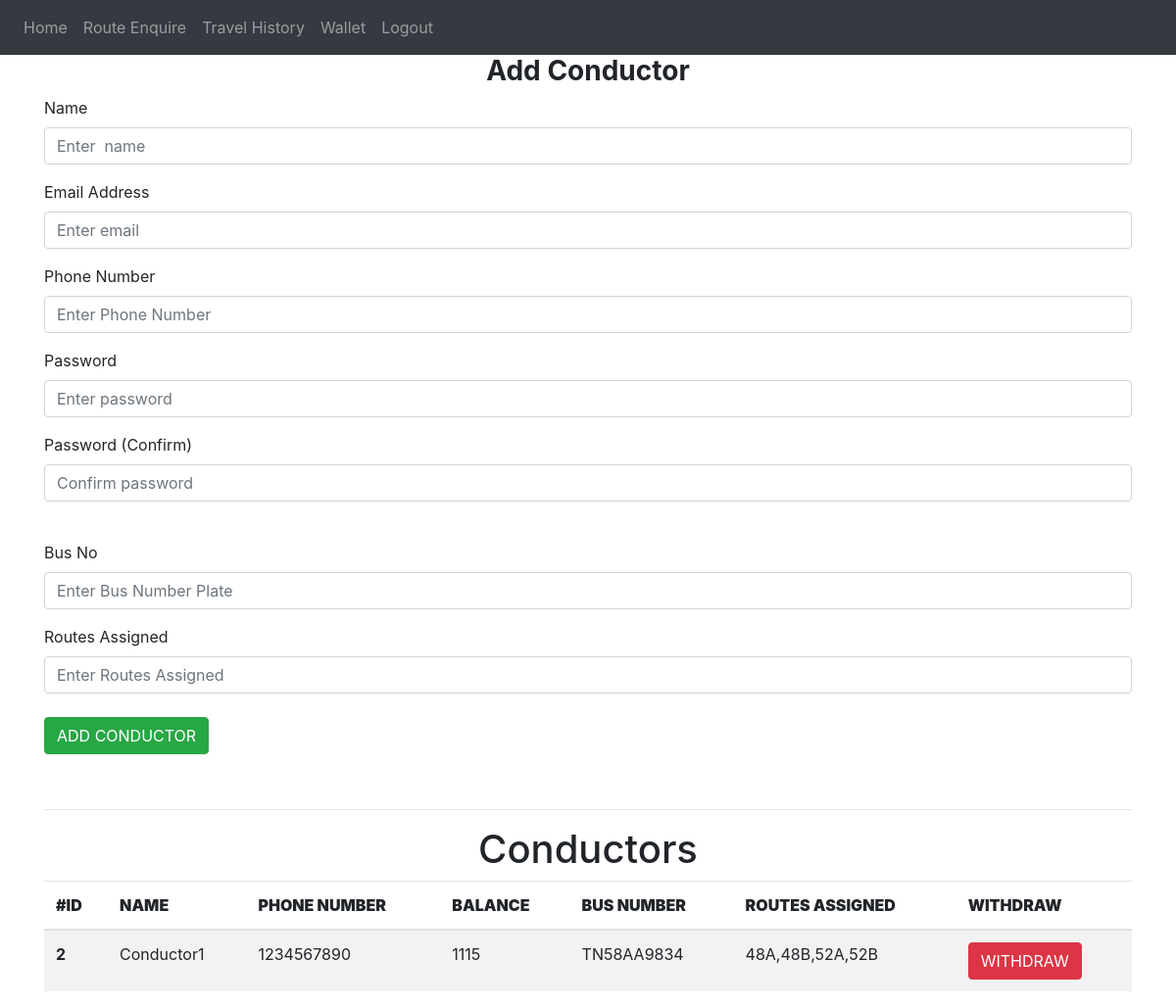
/admin-manage-conductors (signed in), run on an earlier commit of the app's database.
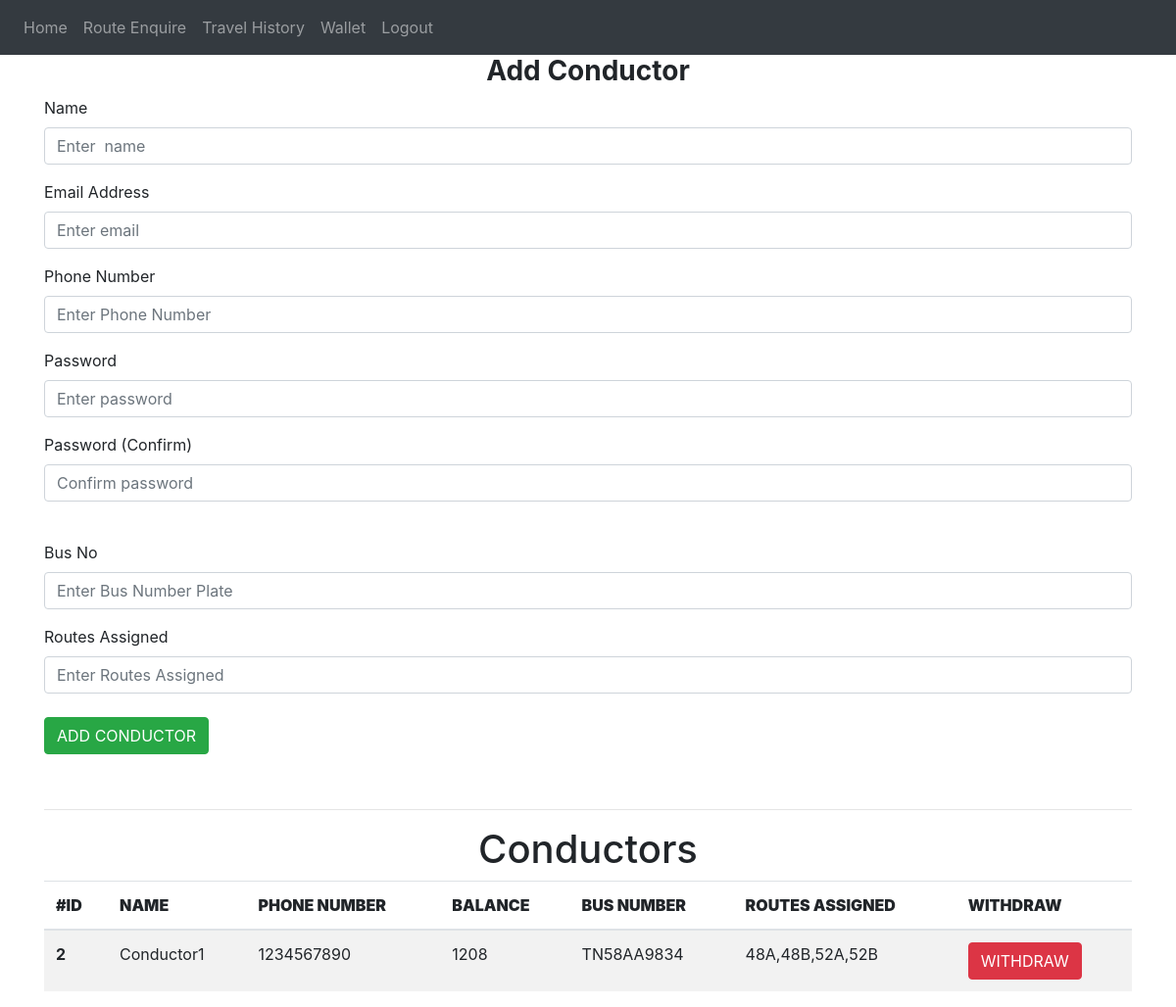
And on a later commit of the database.
### website/models.py (models this page shows)
class User(db.Model, UserMixin):
    id = db.Column(db.Integer, primary_key=True)
    email = db.Column(db.String(150), unique=True)
    password = db.Column(db.String(150))
    name = db.Column(db.String(150))
    phone_number = db.Column(db.String(10))
    type = db.Column(db.String(1))
    account_number = db.Column(db.String(10))
    balance = db.Column(db.Integer)
    scratch_cards = db.relationship('Scratch_card')
    helpdesk_recharges = db.relationship('Helpdesk_recharge')
    trips = db.relationship('Trip')

### website/views.py (the view, shortened to what this page needs)
@views.route('/admin-manage-conductors', methods=['GET', 'POST'])
@login_required
def admin_manage_conductors():
    conductors = User.query.filter_by(type = "C").all()
    cd = Conductor_details.query.all()
    return render_template("admin_manage_conductors.html" , user = current_user ,conductors = conductors , cd = cd)

### website/__init__.py (called while the page is built)
def create_app():
    app = Flask(__name__)
    app.config['SECRET_KEY'] = '#itsactuallyapassword'
    app.config['SQLALCHEMY_DATABASE_URI'] = f'sqlite:///{DB_NAME}'
    db.init_app(app)
    from .views import views
    from .auth import auth
    app.register_blueprint(views, url_prefix='/')
    app.register_blueprint(auth, url_prefix='/')
    from .models import User, Conductor_details
    create_database(app)
    login_manager = LoginManager()
    login_manager.login_view = 'auth.login'
    login_manager.init_app(app)
    @login_manager.user_loader
    def load_user(id):
        return User.query.get(int(id))
    return app

### website/templates/admin_manage_conductors.html (shortened to what this page needs)
{% extends "base.html" %}
{% block content %}
<div>
    <form method="POST">
    <h3 align="center"><B>Add Conductor</B></h3>
    <div class="form-group">
      <label for="name">Name</label>
      <input
        type="text"
        class="form-control"
        id="name"
        name="name"
        placeholder="Enter  name"
      />
    </div>
    <div class="form-group">
      <label for="email">Email Address</label>
      <input
        type="email"
        class="form-control"
        id="email"
        name="email"
        placeholder="Enter email"
      />
    </div>
    <div class="form-group">
      <label for="phone_number">Phone Number</label>
      <input
        type="text"
        class="form-control"
        id="phone_number"
        name="phone_number"
        placeholder="Enter Phone Number"
      />
    </div>
    <div class="form-group">
      <label for="password1">Password</label>
      <input
        type="password"
        class="form-control"
        id="password1"
        name="password1"
        placeholder="Enter password"
      />
    </div>
    <div class="form-group">
      <label for="password2">Password (Confirm)</label>
      <input
        type="password"
        class="form-control"
        id="password2"
        name="password2"
        placeholder="Confirm password"
      />
    </div>
    <br />
    <div class="form-group">
      <label for="route_id">Bus No</label>
      <input
        type="text"
        class="form-control"
        id="bus_no"
        name="bus_no"
        placeholder="Enter Bus Number Plate"
      />
    </div>
    <div class="form-group">
      <label for="start">Routes Assigned</label>
      <input
        type="text"
        class="form-control"
        id="routes_assigned"
        name="routes_assigned"
        placeholder="Enter Routes Assigned"
      />
    <br />
    <button type="submit" class="btn btn-primary btn-success">ADD CONDUCTOR</button>
  </form>
</div>
<br><hr>
<div>
    <h1 align = "center">Conductors</h1>
  <table class="table table-striped">
    <thead>
      <tr>
        <th scope="col" ><b>#ID</b></th>
        <th scope="col"><b>NAME</b></th>
        <th scope="col"><b>PHONE NUMBER</b></th>
        <th scope="col"><b>BALANCE</b></th>
        <th scope="col"><b>BUS NUMBER</b></th>
        <th scope="col"><b>ROUTES ASSIGNED</b></th>
        <th scope="col"><b>WITHDRAW</b></th>
      </tr>
    </thead>
    <tbody>
      {%for c in conductors %}
      <tr>
        <th>{{c.id}}</th>
        <td>{{c.name}}</td>
        <td>{{c.phone_number}}</td>
        <td>{{c.balance}}</td>
        {%for d in cd%}
        {%if d.conductor_id == c.id %}
        <td>{{d.bus_no}}</td>
        <td>{{d.routes_assigned}}</td>
        {%endif%}
        {%endfor%}
        <td><a class="btn btn-danger " href="/admin-utility-withdraw-collection/{{c.id}} " role="button"  >WITHDRAW</a></td>
      </tr>
      {%endfor%}
    </tbody>
  </table>
</div>
{% endblock %}

What changed in the data, as far as the page shows it:
changed User "Conductor1": balance "1115" → "1208"
